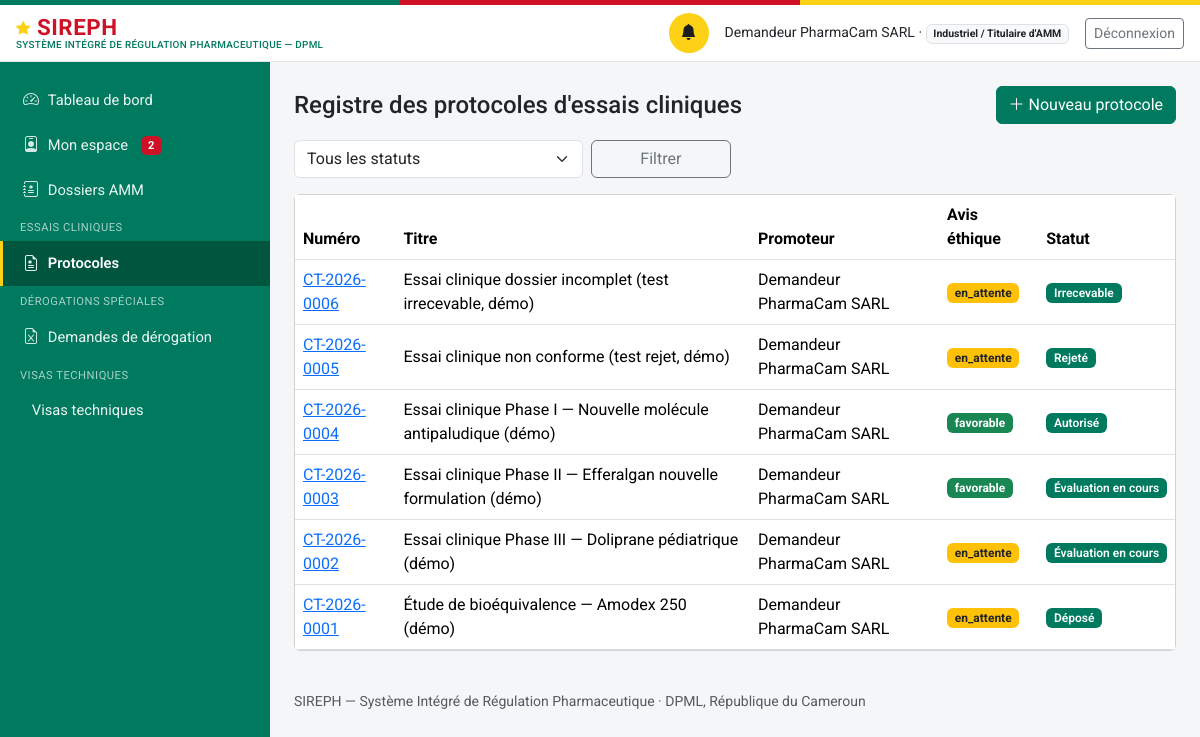
/protocoles (signed in), run on an earlier commit of the app's database.
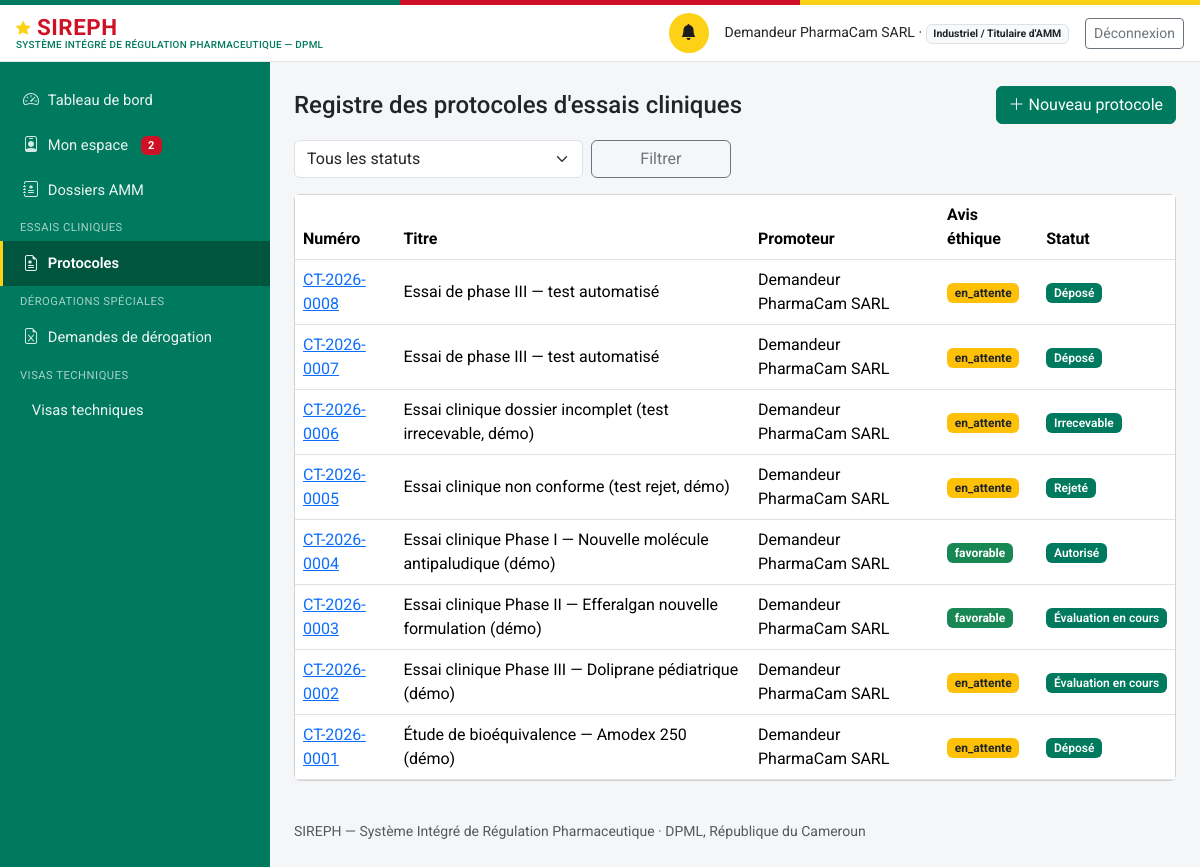
And on a later commit of the database.
### models.py (models this page shows, shortened)
class ProtocoleEssaiClinique(db.Model):
    id = db.Column(db.Integer, primary_key=True)
    numero = db.Column(db.String(30), unique=True, nullable=False)  # CT-{annee}-{seq4}
    titre = db.Column(db.String(300), nullable=False)
    promoteur_id = db.Column(db.Integer, db.ForeignKey("personne.id"), nullable=False)
    produit_etudie_id = db.Column(db.Integer, db.ForeignKey("produit.id"), nullable=True)
    reference_comite_ethique = db.Column(db.String(150), nullable=True)
    statut_avis_ethique = db.Column(db.String(20), nullable=False, default="en_attente")
    statut = db.Column(db.String(30), nullable=False, default="depose")
    motif_decision = db.Column(db.Text, nullable=True)
    date_depot = db.Column(db.DateTime, nullable=True)
    date_decision = db.Column(db.DateTime, nullable=True)
    date_validite = db.Column(db.Date, nullable=True)
    date_limite_reponse_complement = db.Column(db.DateTime, nullable=True)
    amendements_json = db.Column(db.Text, default="[]")
    rapports_etape_json = db.Column(db.Text, default="[]")
    date_creation = db.Column(db.DateTime, default=datetime.utcnow)
    date_maj = db.Column(db.DateTime, default=datetime.utcnow, onupdate=datetime.utcnow)
    promoteur = db.relationship("Personne", foreign_keys=[promoteur_id])
    produit_etudie = db.relationship("Produit", foreign_keys=[produit_etudie_id])
    sites_investigation = db.relationship("Etablissement", secondary="protocole_site", lazy="subquery")
    @property
    def amendements(self):
        return json.loads(self.amendements_json or "[]")
    @property
    def rapports_etape(self):
        return json.loads(self.rapports_etape_json or "[]")

class Personne(db.Model):
    id = db.Column(db.Integer, primary_key=True)
    nom_complet = db.Column(db.String(200), nullable=False)
    email = db.Column(db.String(150), unique=True, nullable=False)  # identifiant de connexion
    password_hash = db.Column(db.String(255), nullable=False)
    role_systeme = db.Column(db.String(50), nullable=False)
    etablissement_rattachement_id = db.Column(db.Integer, db.ForeignKey("etablissement.id"), nullable=True)
    contact = db.Column(db.String(200))
    statut_compte = db.Column(db.String(20), nullable=False, default="actif")
    date_creation = db.Column(db.DateTime, default=datetime.utcnow)
    etablissement = db.relationship("Etablissement", foreign_keys=[etablissement_rattachement_id])
    @property
    def role_label(self):
        from permissions import ROLES
        return ROLES.get(self.role_systeme, self.role_systeme)
    @property
    def est_externe(self):
        from permissions import est_externe
        return est_externe(self.role_systeme)

### routes_ct.py (the view)
@ct_bp.route("/protocoles")
@login_required
def registre():
    executer_verifications_delais_ct()
    u = current_user()
    q = ProtocoleEssaiClinique.query
    if u.role_systeme == "demandeur_externe":
        q = q.filter_by(promoteur_id=u.id)
    elif u.role_systeme not in ROLES_CT_INTERNES:
        abort(403)
    statut = request.args.get("statut", "")
    if statut:
        q = q.filter_by(statut=statut)
    protocoles = q.order_by(ProtocoleEssaiClinique.date_creation.desc()).all()
    return render_template("essais_cliniques/registre.html", protocoles=protocoles, statut=statut)

### auth.py (called while the page is built)
def current_user():
    uid = session.get("user_id")
    if not uid:
        return None
    return db.session.get(Personne, uid)

def login_required(view):
    @wraps(view)
    def wrapped(*a, **kw):
        if not current_user():
            return redirect(url_for("login", next=request.path))
        return view(*a, **kw)
    return wrapped

### delais.py (called while the page is built)
def get_parametre(module, cle, default=None):
    p = ParametreModule.query.filter_by(module=module, cle=cle).first()
    return p.valeur if p else default

### paiements.py (called while the page is built)
def _representant_etablissement(etablissement_id):
    return (Personne.query
            .filter(Personne.etablissement_rattachement_id == etablissement_id,
                    Personne.role_systeme.in_(_PROFILS_REPRESENTANTS),
                    Personne.statut_compte == "actif")
            .first())

def paiements_du_redevable(personne):
    resultat = []
    for p in Paiement.query.order_by(Paiement.date_creation.desc()).all():
        d = _demandeur(p)
        if d and d.id == personne.id:
            resultat.append(p)
    return resultat

### permissions.py (called while the page is built)
def est_externe(role):
    return role in ROLES_EXTERNES

### templates/essais_cliniques/registre.html (shortened to what this page needs)
{% extends "base.html" %}
{% block content %}
<div class="d-flex justify-content-between align-items-center mb-3">
  <h4 class="mb-0">Registre des protocoles d'essais cliniques</h4>
  {% if current_user.role_systeme in ("demandeur_externe", "administrateur_dpml") %}
  <a href="{{ url_for('ct.nouveau') }}" class="btn btn-primary"><i class="bi bi-plus-lg"></i> Nouveau protocole</a>
  {% endif %}
</div>
<form method="get" class="row g-2 mb-3" role="search">
  <div class="col-md-4">
    <select class="form-select" id="statut" name="statut">
      <option value="">Tous les statuts</option>
    </select>
  </div>
  <div class="col-md-2"><button class="btn btn-outline-secondary w-100">Filtrer</button></div>
</form>
<div class="card">
  <div class="table-responsive">
    <table class="table table-hover align-middle mb-0">
      <thead><tr><th>Numéro</th><th>Titre</th><th>Promoteur</th><th>Avis éthique</th><th>Statut</th></tr></thead>
      <tbody>
        {% for p in protocoles %}
        <tr>
          <td><a href="{{ url_for('ct.fiche', id=p.id) }}">{{ p.numero }}</a></td>
          <td>{{ p.titre }}</td>
          <td>{{ p.promoteur.nom_complet }}</td>
          <td><span class="badge {{ 'bg-success' if p.statut_avis_ethique == 'favorable' else ('bg-danger' if p.statut_avis_ethique == 'defavorable' else 'bg-warning text-dark') }}">
            {{ p.statut_avis_ethique }}</span></td>
          <td><span class="badge bg-primary badge-statut">{{ STATUTS_CT.get(p.statut, p.statut) }}</span></td>
        </tr>
        {% else %}
        <tr><td colspan="5" class="text-center text-muted py-4">Aucun résultat ne correspond à ces critères.</td></tr>
        {% endfor %}
      </tbody>
    </table>
  </div>
</div>
{% endblock %}

What changed in the data, as far as the page shows it:
added ProtocoleEssaiClinique: numero "CT-2026-0008", titre "Essai de phase III — test automatisé", promoteur.nom_complet "Demandeur PharmaCam SARL", statut_avis_ethique "en_attente", get "Déposé"
added ProtocoleEssaiClinique: numero "CT-2026-0007", titre "Essai de phase III — test automatisé", promoteur.nom_complet "Demandeur PharmaCam SARL", statut_avis_ethique "en_attente", get "Déposé"
